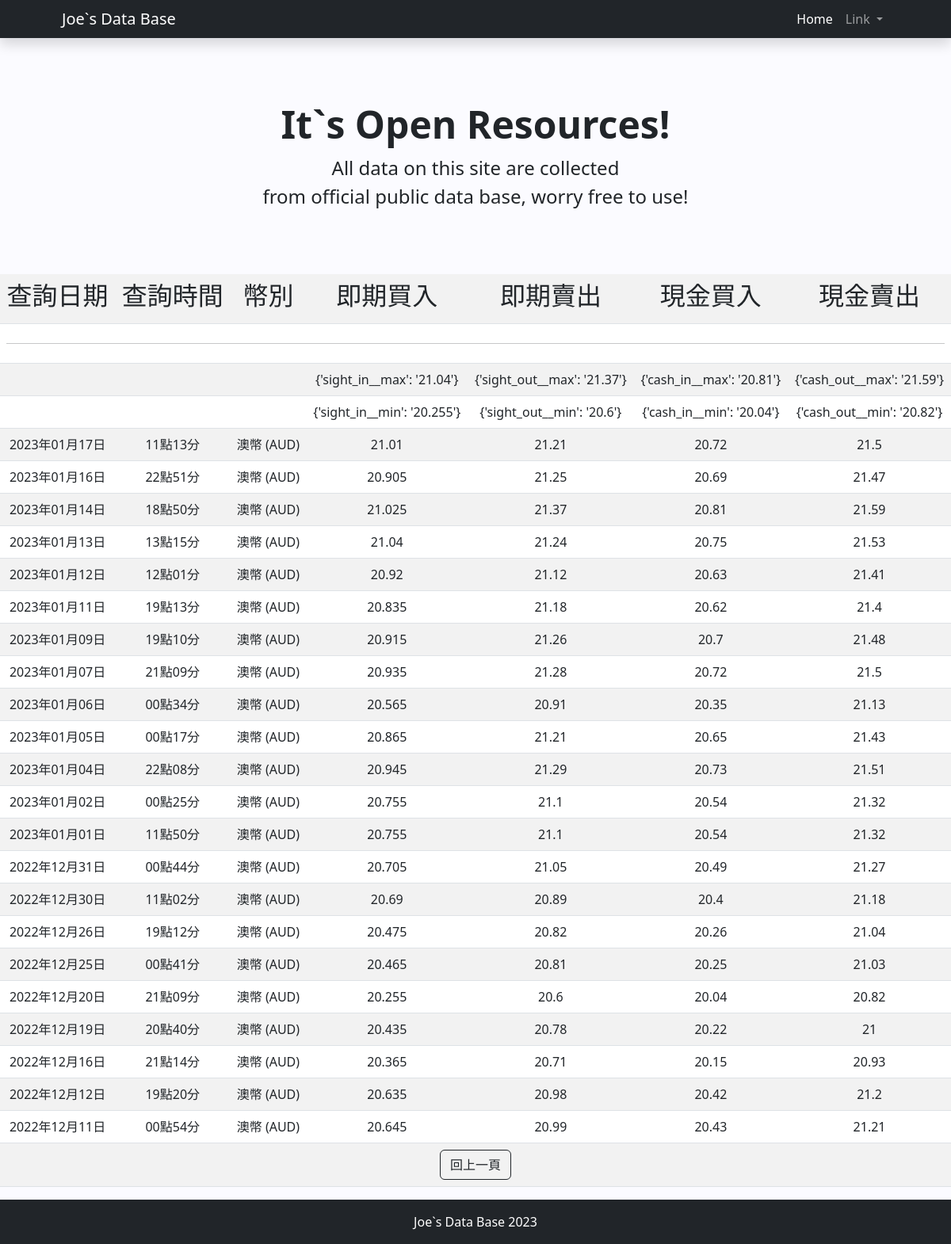
Before: /aus_history/ with the older database file.
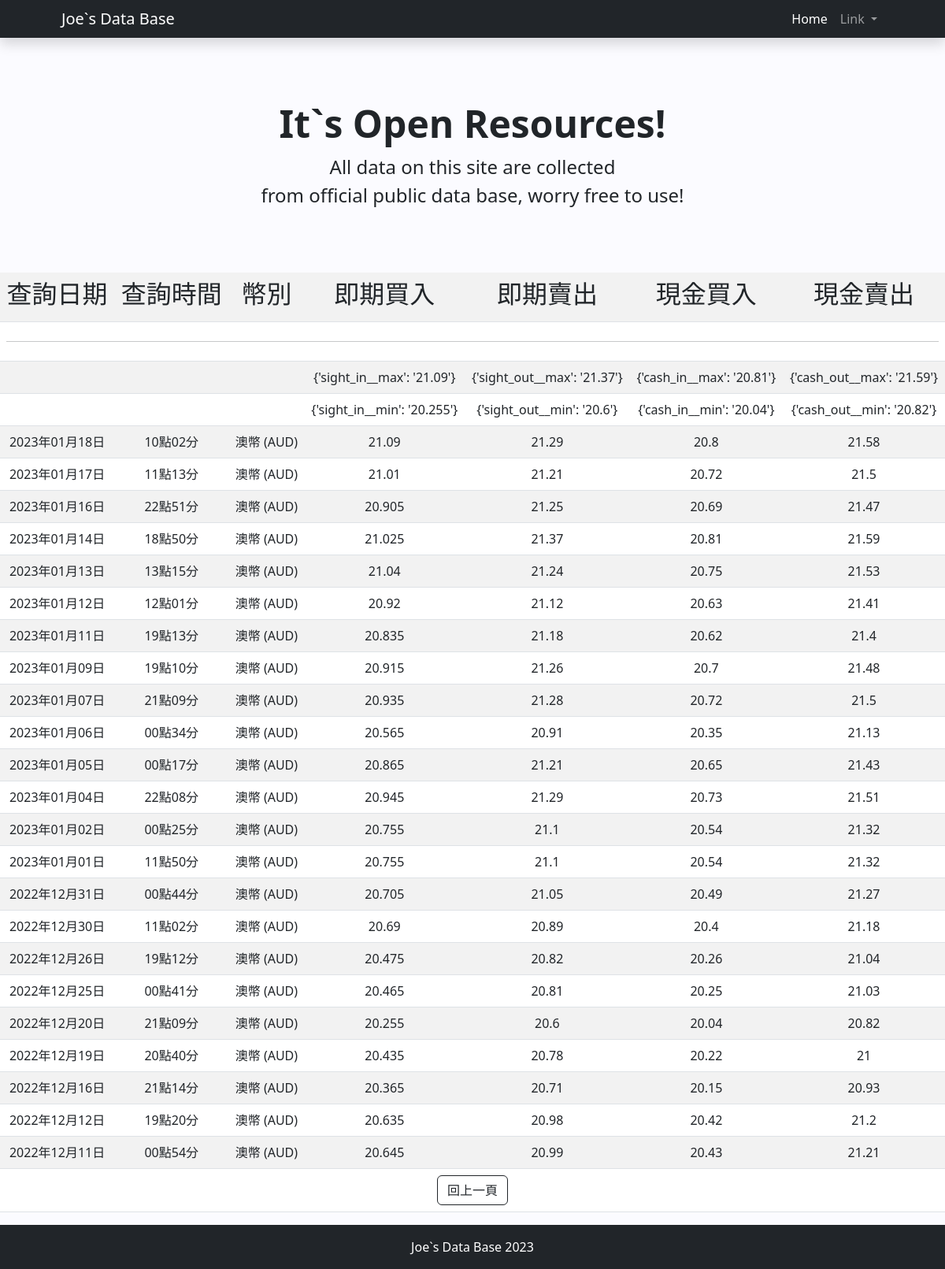
After: the same page with the newer database file.
### myworldapp/models.py (models this page shows)
class aus_rate(models.Model):
    search_date = models.CharField(max_length=20,default='')
    search_time = models.CharField(max_length=20,default='')
    country = models.CharField(max_length=20,default='')
    sight_in = models.CharField(max_length=20,default='')
    sight_out = models.CharField(max_length=20,default='')
    cash_in = models.CharField(max_length=20,default='')
    cash_out = models.CharField(max_length=20,default='')

### myworldapp/views.py (the view)
# urls.py: path('aus_history/',views.aus_history),
def aus_history(request):
	data = aus_rate.objects.all()
	max_sightin = aus_rate.objects.aggregate(Max('sight_in'))
	min_sightin = aus_rate.objects.aggregate(Min('sight_in'))
	max_sightout = aus_rate.objects.aggregate(Max('sight_out'))
	min_sightout = aus_rate.objects.aggregate(Min('sight_out'))
	max_cashin = aus_rate.objects.aggregate(Max('cash_in'))
	min_cashin = aus_rate.objects.aggregate(Min('cash_in'))
	max_cashout = aus_rate.objects.aggregate(Max('cash_out'))
	min_cashout = aus_rate.objects.aggregate(Min('cash_out'))
	return render(request,"aus_history.html",locals())

### templates/aus_history.html
{% extends "base.html" %}
{% block content %}
<center>
    <table class="table table-striped table-hover">
        <tr align="center">
            <td><h2>查詢日期</h2></td>
            <td><h2>查詢時間</h2></td>
            <td><h2>幣別</h2></td>
            <td><h2>即期買入</h2></td>
            <td><h2>即期賣出</h2></td>
            <td><h2>現金買入</h2></td>
            <td><h2>現金賣出</h2></td>
        </tr>
        <tr>
            <td colspan="7">
                <hr>
            </td>
        </tr>
        <tr align="center">
            <td colspan="3"></td>
            <td>{{max_sightin}}</td>
            <td>{{max_sightout}}</td>
            <td>{{max_cashin}}</td>
            <td>{{max_cashout}}</td>
        </tr>
        <tr align="center">
            <td colspan="3"></td>
            <td>{{min_sightin}}</td>
            <td>{{min_sightout}}</td>
            <td>{{min_cashin}}</td>
            <td>{{min_cashout}}</td>
        </tr>
        {% for x in data reversed %}
        <tr align="center">
            <td>{{x.search_date}}</td>
            <td>{{x.search_time}}</td>
            <td>{{x.country}}</td>
            <td>{{x.sight_in}}</td>
            <td>{{x.sight_out}}</td>
            <td>{{x.cash_in}}</td>
            <td>{{x.cash_out}}</td>
        </tr>
        {% endfor %}
        <tr align="center">
            <td colspan="7"><a href="/currency/"><button class="btn btn-outline-dark">回上一頁</button></a></td>
        </tr>
    </table>
</center>
{% endblock %}

### templates/base.html (shortened to what this page needs)
<!DOCTYPE html>
<html lang="en">
    <head>
        <link href="https://cdn.jsdelivr.net/npm/bootstrap@5.3.0-alpha1/dist/css/bootstrap.min.css" rel="stylesheet">
        <link href="https://cdn.jsdelivr.net/npm/bootstrap-icons@1.4.1/font/bootstrap-icons.css" rel="stylesheet" />
    </head>
    <body class="d-flex flex-column h-100" style="background-color:#FBFBFF">
        <nav class="navbar navbar-expand-lg navbar-dark bg-dark sticky-top flex-md-nowrap p-1 shadow">
            <div class="container px-lg-5">
                <a class="navbar-brand" href="/main/">Joe`s Data Base</a>
                <div class="collapse navbar-collapse" id="navbarSupportedContent">
                    <ul class="navbar-nav ms-auto mb-2 mb-lg-0">
                        <li class="nav-item"><a class="nav-link active" aria-current="page" href="/main/">Home</a></li>
                        <li class="nav-item dropdown">
                            <a class="nav-link dropdown-toggle" role="button" data-bs-toggle="dropdown" aria-expanded="false">
                              Link
                            </a>
                    </ul>
                </div>
            </div>
        </nav>
        <header class="py-4">
            <div class="container px-lg-5">
                <div class="p-4 p-lg-2 rounded-3 text-center">
                    <div class="m-4 m-lg-5">
                        <h1 class="display-5 fw-bold">It`s Open Resources!</h1>
                        <p class="fs-4">All data on this site are collected<br>
                            from official public data base, worry free to use! </p>
                    </div>
                </div>
            </div>
        </header>
        {%block content%}
        {%endblock%}
        <footer class=" footer mt-auto py-3 bg-dark">
            <div class="container" align="center">
                <span class="text-white">Joe`s Data Base 2023</span>
            </div>
        </footer>
    </body>
</html>

Changed rows visible on the page:
added aus_rate: search_date "2023年01月18日", search_time "10點02分", country "澳幣 (AUD)", sight_in "21.09", sight_out "21.29", cash_in "20.8", cash_out "21.58"
Other visible differences:
{{ max_sightin }}: "{'sight_in__max': '21.04'}" → "{'sight_in__max': '21.09'}"
